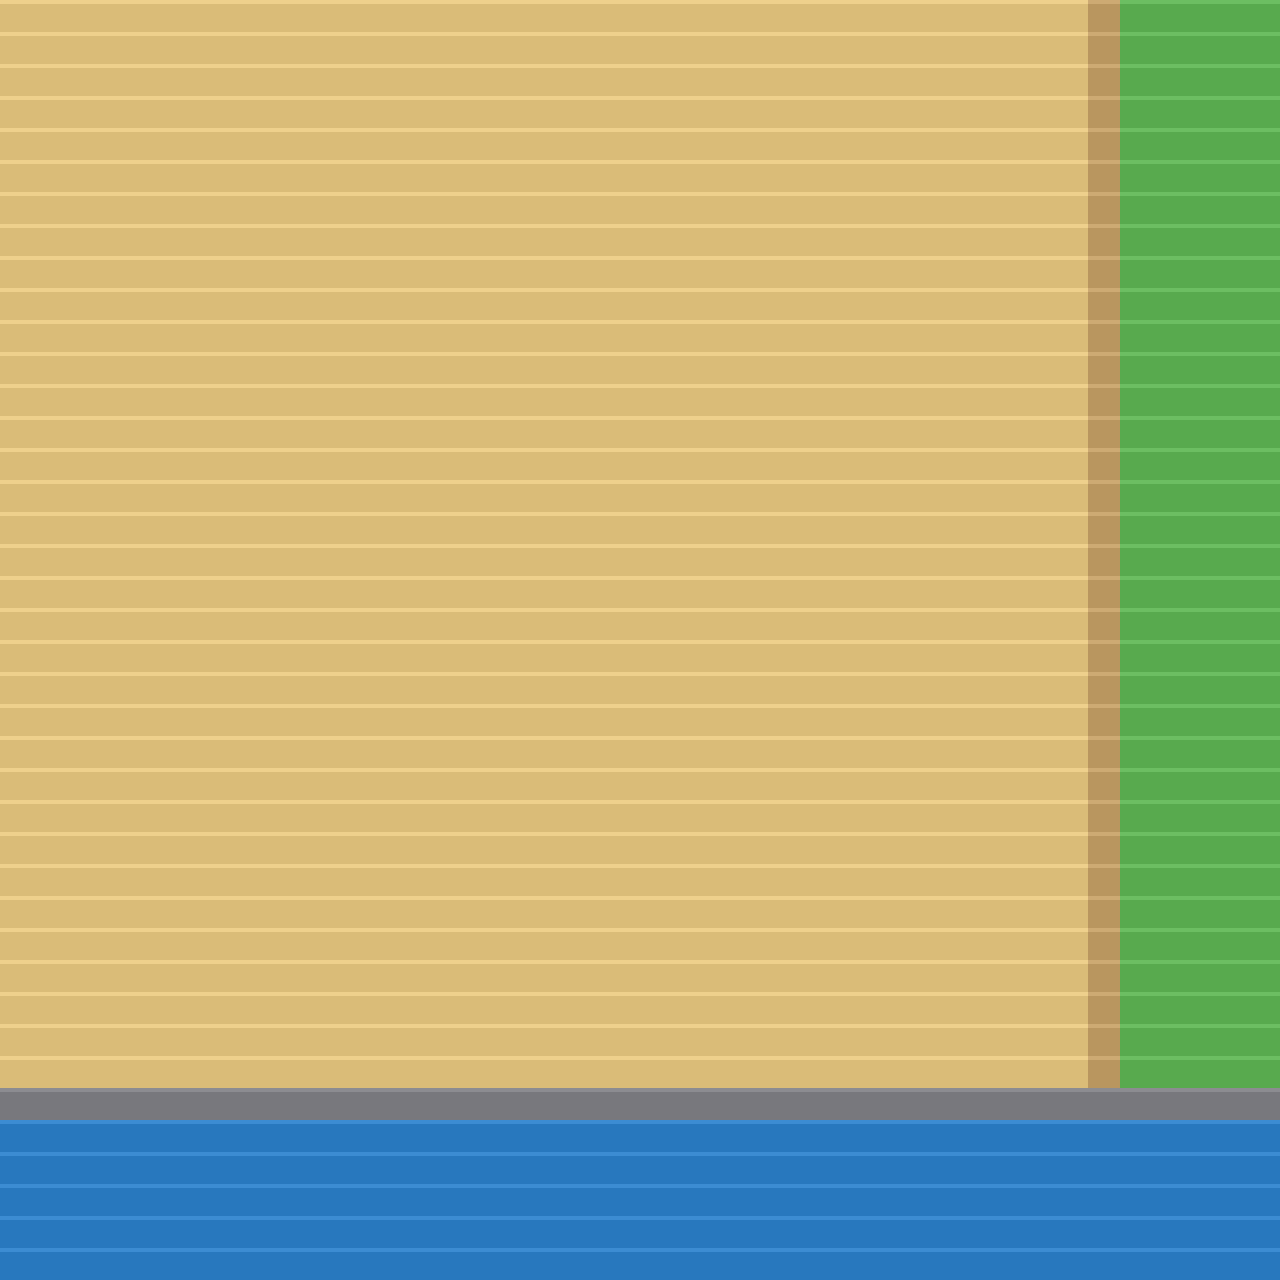

Below is a game level as drawn by its tile map, then a one-line description and the .tmx that defines it (tile-layer data replaced by summaries):
An orthogonal 40x40 tile map with 32x32 px tiles, 7 tile layers (Ground, Ground_Detail, Water, Cliffs, ...) and 19 objects.

<map version="1.10" tiledversion="1.10.2" orientation="orthogonal" renderorder="right-down" width="40" height="40" tilewidth="32" tileheight="32" infinite="0" nextlayerid="11" nextobjectid="400">
 <tileset firstgid="1" source="../../Tilesets/Tiraka/tiraka.tsx" />
 <layer id="1" name="Ground" width="40" height="40">
  <data>[1600 cells, 1600 non-empty, 3 distinct tile ids]</data>
 </layer>
 <layer id="2" name="Ground_Detail" width="40" height="40">
  <data>[1600 cells, 0 non-empty, 0 distinct tile ids]</data>
 </layer>
 <layer id="3" name="Water" width="40" height="40">
  <data>[1600 cells, 200 non-empty, 1 distinct tile ids]</data>
 </layer>
 <layer id="4" name="Cliffs" width="40" height="40">
  <data>[1600 cells, 0 non-empty, 0 distinct tile ids]</data>
 </layer>
 <layer id="5" name="Rocks" width="40" height="40">
  <data>[1600 cells, 40 non-empty, 1 distinct tile ids]</data>
 </layer>
 <layer id="6" name="Props_Low" width="40" height="40">
  <data>[1600 cells, 0 non-empty, 0 distinct tile ids]</data>
 </layer>
 <layer id="7" name="Props_High" width="40" height="40">
  <data>[1600 cells, 0 non-empty, 0 distinct tile ids]</data>
 </layer>
 <objectgroup id="8" name="Collisions">
  <object id="301" x="0" y="0" width="1280" height="32">
   <properties>
    <property name="CollisionType" value="Solid" />
   </properties>
  </object>
  <object id="302" x="0" y="1120" width="1280" height="160">
   <properties>
    <property name="CollisionType" value="WaterBlock" />
   </properties>
  </object>
  <object id="303" x="0" y="32" width="32" height="288">
   <properties>
    <property name="CollisionType" value="Solid" />
   </properties>
  </object>
  <object id="304" x="0" y="384" width="32" height="256">
   <properties>
    <property name="CollisionType" value="Solid" />
   </properties>
  </object>
  <object id="305" x="0" y="672" width="32" height="448">
   <properties>
    <property name="CollisionType" value="Solid" />
   </properties>
  </object>
  <object id="306" x="1248" y="32" width="32" height="576">
   <properties>
    <property name="CollisionType" value="Solid" />
   </properties>
  </object>
  <object id="307" x="1248" y="704" width="32" height="416">
   <properties>
    <property name="CollisionType" value="Solid" />
   </properties>
  </object>
 </objectgroup>
 <objectgroup id="9" name="Spawns">
  <object id="101" x="64" y="320">
   <properties>
    <property name="Id" value="1" />
    <property name="SpawnType" value="PlayerStart" />
    <property name="Faction" value="Neutral" />
    <property name="Radius" value="0" />
   </properties>
   <point />
  </object>
  <object id="102" x="1200" y="640">
   <properties>
    <property name="Id" value="2" />
    <property name="SpawnType" value="PlayerStart" />
    <property name="Faction" value="Neutral" />
    <property name="Radius" value="0" />
   </properties>
   <point />
  </object>
  <object id="103" x="200" y="1000">
   <properties>
    <property name="SpawnType" value="Monster" />
    <property name="RespawnSeconds" value="60" />
    <property name="Faction" value="Hostile" />
    <property name="Radius" value="5" />
    <property name="LevelRange" value="2-4" />
    <property name="Id" value="103" />
    <property name="MonsterId" value="2001" />
   </properties>
   <point />
  </object>
  <object id="104" x="600" y="1000">
   <properties>
    <property name="SpawnType" value="Monster" />
    <property name="RespawnSeconds" value="60" />
    <property name="Faction" value="Hostile" />
    <property name="Radius" value="5" />
    <property name="LevelRange" value="2-4" />
    <property name="Id" value="104" />
    <property name="MonsterId" value="2001" />
   </properties>
   <point />
  </object>
  <object id="105" x="1000" y="1000">
   <properties>
    <property name="SpawnType" value="Monster" />
    <property name="RespawnSeconds" value="60" />
    <property name="Faction" value="Hostile" />
    <property name="Radius" value="5" />
    <property name="LevelRange" value="2-4" />
    <property name="Id" value="105" />
    <property name="MonsterId" value="2001" />
   </properties>
   <point />
  </object>
  <object id="106" x="400" y="1050">
   <properties>
    <property name="SpawnType" value="Monster" />
    <property name="RespawnSeconds" value="60" />
    <property name="Faction" value="Hostile" />
    <property name="Radius" value="5" />
    <property name="LevelRange" value="2-4" />
    <property name="Id" value="106" />
    <property name="MonsterId" value="2002" />
   </properties>
   <point />
  </object>
  <object id="107" x="1100" y="400">
   <properties>
    <property name="SpawnType" value="Monster" />
    <property name="RespawnSeconds" value="60" />
    <property name="Faction" value="Hostile" />
    <property name="Radius" value="5" />
    <property name="LevelRange" value="2-4" />
    <property name="Id" value="107" />
    <property name="MonsterId" value="2009" />
   </properties>
   <point />
  </object>
  <object id="108" x="1150" y="800">
   <properties>
    <property name="SpawnType" value="Monster" />
    <property name="RespawnSeconds" value="60" />
    <property name="Faction" value="Hostile" />
    <property name="Radius" value="5" />
    <property name="LevelRange" value="2-4" />
    <property name="Id" value="108" />
    <property name="MonsterId" value="2009" />
   </properties>
   <point />
  </object>
 </objectgroup>
 <objectgroup id="10" name="Triggers">
  <object id="201" x="0" y="320" width="32" height="64">
   <properties>
    <property name="TriggerType" value="MapTransition" />
    <property name="Cooldown" value="0" />
    <property name="OncePerCharacter" value="false" />
    <property name="RequiredLevel" value="0" />
    <property name="RequiredFlags" value="" />
    <property name="Id" value="100" />
    <property name="TargetMapId" value="1" />
    <property name="TargetSpawnId" value="1" />
   </properties>
  </object>
  <object id="202" x="1248" y="608" width="32" height="96">
   <properties>
    <property name="TriggerType" value="MapTransition" />
    <property name="Cooldown" value="0" />
    <property name="OncePerCharacter" value="false" />
    <property name="RequiredLevel" value="0" />
    <property name="RequiredFlags" value="" />
    <property name="Id" value="101" />
    <property name="TargetMapId" value="3" />
    <property name="TargetSpawnId" value="1" />
   </properties>
  </object>
  <object id="203" x="640" y="640" width="32" height="32">
   <properties>
    <property name="TriggerType" value="MapTransition" />
    <property name="Cooldown" value="0" />
    <property name="OncePerCharacter" value="false" />
    <property name="RequiredLevel" value="0" />
    <property name="RequiredFlags" value="" />
    <property name="Id" value="102" />
    <property name="TargetMapId" value="6" />
    <property name="TargetSpawnId" value="1" />
   </properties>
  </object>
  <object id="204" x="32" y="640" width="32" height="32">
   <properties>
    <property name="TriggerType" value="MapTransition" />
    <property name="Cooldown" value="0" />
    <property name="OncePerCharacter" value="false" />
    <property name="RequiredLevel" value="0" />
    <property name="RequiredFlags" value="" />
    <property name="Id" value="103" />
    <property name="TargetMapId" value="5" />
    <property name="TargetSpawnId" value="1" />
   </properties>
  </object>
 </objectgroup>
</map>
